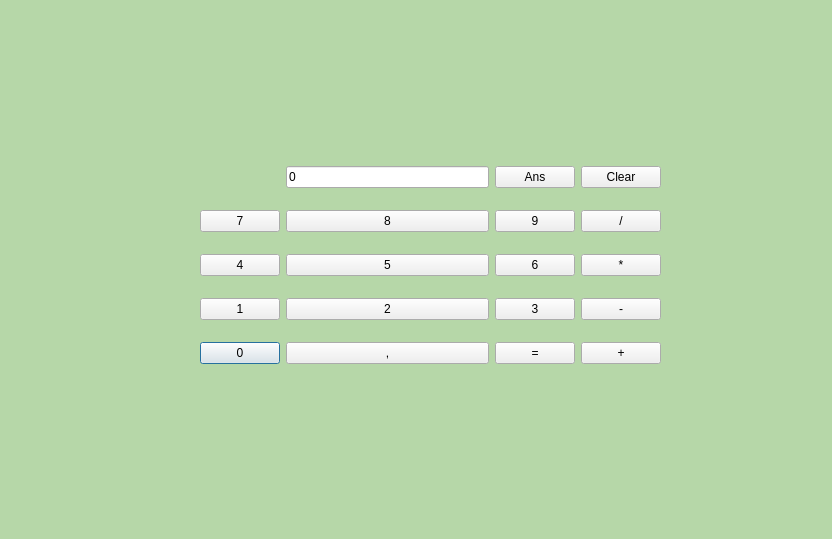
<?xml version="1.0" encoding="UTF-8"?>
<ui version="4.0">
 <class>calculatrice</class>
 <widget class="QDialog" name="calculatrice">
  <property name="geometry">
   <rect>
    <x>0</x>
    <y>0</y>
    <width>832</width>
    <height>539</height>
   </rect>
  </property>
  <property name="windowTitle">
   <string>Dialog</string>
  </property>
  <property name="styleSheet">
   <string notr="true">QDialog
{
	background-color: #B6D7A8
}</string>
  </property>
  <widget class="QWidget" name="layoutWidget">
   <property name="geometry">
    <rect>
     <x>200</x>
     <y>150</y>
     <width>461</width>
     <height>231</height>
    </rect>
   </property>
   <layout class="QGridLayout" name="gridLayout">
    <item row="4" column="0">
     <widget class="QPushButton" name="number0">
      <property name="text">
       <string>0</string>
      </property>
     </widget>
    </item>
    <item row="4" column="1">
     <widget class="QPushButton" name="virguleBouton">
      <property name="text">
       <string>,</string>
      </property>
     </widget>
    </item>
    <item row="3" column="0">
     <widget class="QPushButton" name="number1">
      <property name="text">
       <string>1</string>
      </property>
     </widget>
    </item>
    <item row="3" column="1">
     <widget class="QPushButton" name="number2">
      <property name="text">
       <string>2</string>
      </property>
     </widget>
    </item>
    <item row="3" column="2">
     <widget class="QPushButton" name="number3">
      <property name="text">
       <string>3</string>
      </property>
     </widget>
    </item>
    <item row="2" column="0">
     <widget class="QPushButton" name="number4">
      <property name="text">
       <string>4</string>
      </property>
     </widget>
    </item>
    <item row="2" column="1">
     <widget class="QPushButton" name="number5">
      <property name="text">
       <string>5</string>
      </property>
     </widget>
    </item>
    <item row="2" column="2">
     <widget class="QPushButton" name="number6">
      <property name="text">
       <string>6</string>
      </property>
     </widget>
    </item>
    <item row="1" column="0">
     <widget class="QPushButton" name="number7">
      <property name="text">
       <string>7</string>
      </property>
     </widget>
    </item>
    <item row="1" column="1">
     <widget class="QPushButton" name="number8">
      <property name="text">
       <string>8</string>
      </property>
     </widget>
    </item>
    <item row="1" column="2">
     <widget class="QPushButton" name="number9">
      <property name="text">
       <string>9</string>
      </property>
     </widget>
    </item>
    <item row="4" column="3">
     <widget class="QPushButton" name="additionnerBouton">
      <property name="text">
       <string>+</string>
      </property>
     </widget>
    </item>
    <item row="3" column="3">
     <widget class="QPushButton" name="soustraireBouton">
      <property name="text">
       <string>-</string>
      </property>
     </widget>
    </item>
    <item row="2" column="3">
     <widget class="QPushButton" name="multiplierBouton">
      <property name="text">
       <string>*</string>
      </property>
     </widget>
    </item>
    <item row="1" column="3">
     <widget class="QPushButton" name="diviserBouton">
      <property name="text">
       <string>/</string>
      </property>
     </widget>
    </item>
    <item row="4" column="2">
     <widget class="QPushButton" name="calculBouton">
      <property name="text">
       <string>=</string>
      </property>
     </widget>
    </item>
    <item row="0" column="3">
     <widget class="QPushButton" name="clearBouton">
      <property name="text">
       <string>Clear</string>
      </property>
     </widget>
    </item>
    <item row="0" column="2">
     <widget class="QPushButton" name="ansBouton">
      <property name="text">
       <string>Ans</string>
      </property>
     </widget>
    </item>
    <item row="0" column="1">
     <widget class="QLineEdit" name="resultLine">
      <property name="layoutDirection">
       <enum>Qt::RightToLeft</enum>
      </property>
      <property name="text">
       <string>0</string>
      </property>
      <property name="readOnly">
       <bool>true</bool>
      </property>
     </widget>
    </item>
   </layout>
  </widget>
 </widget>
 <resources/>
 <connections/>
</ui>
